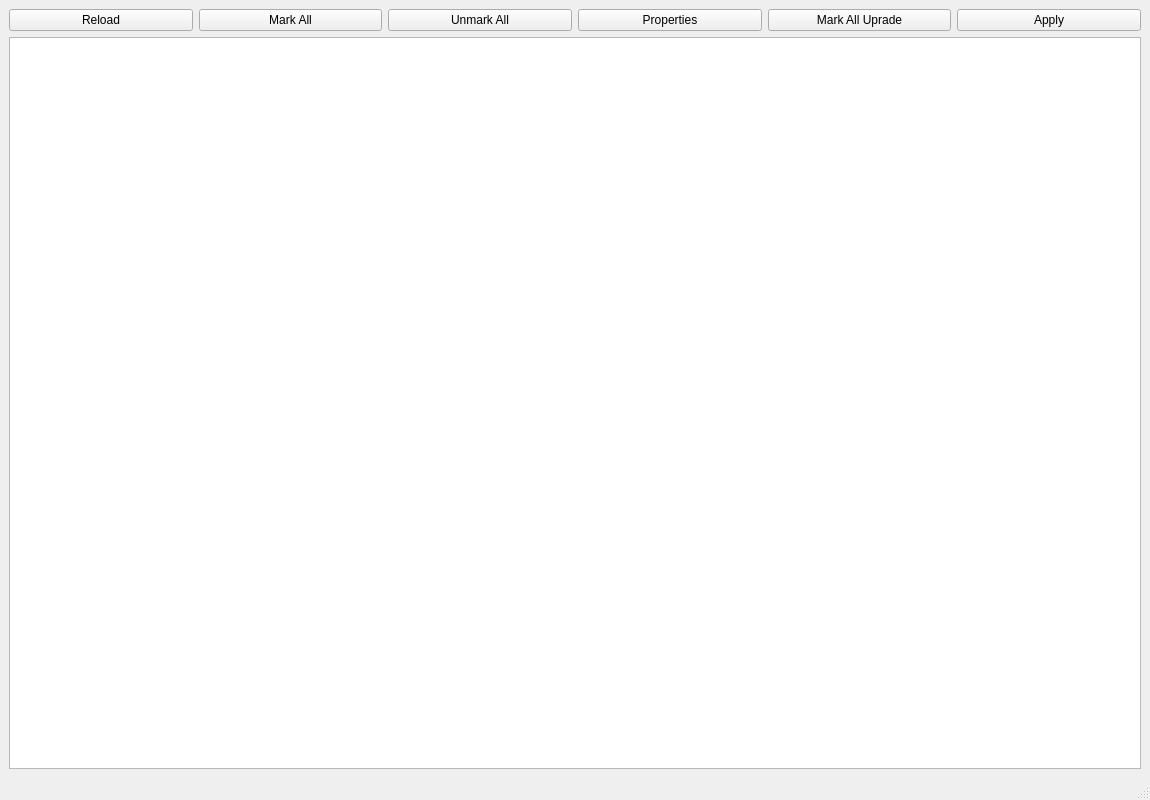
<?xml version="1.0" encoding="UTF-8"?>
<ui version="4.0">
 <class>MainWindow</class>
 <widget class="QMainWindow" name="MainWindow">
  <property name="geometry">
   <rect>
    <x>0</x>
    <y>0</y>
    <width>1150</width>
    <height>800</height>
   </rect>
  </property>
  <property name="windowTitle">
   <string>BrainVISA installer</string>
  </property>
  <property name="windowIcon">
   <iconset>
    <normaloff>../../../../../../../../../../../build/qt4/share/axon-3.2/icons/brainvisa_small.png</normaloff>../../../../../../../../../../../build/qt4/share/axon-3.2/icons/brainvisa_small.png</iconset>
  </property>
  <property name="animated">
   <bool>true</bool>
  </property>
  <widget class="QWidget" name="centralwidget">
   <layout class="QVBoxLayout" name="verticalLayout_2">
    <item>
     <layout class="QVBoxLayout" name="verticalLayout">
      <item>
       <layout class="QHBoxLayout" name="horizontalLayout">
        <item>
         <widget class="QPushButton" name="Reload">
          <property name="text">
           <string>Reload</string>
          </property>
         </widget>
        </item>
        <item>
         <widget class="QPushButton" name="MarkAll">
          <property name="text">
           <string>Mark All</string>
          </property>
         </widget>
        </item>
        <item>
         <widget class="QPushButton" name="unMarkAll">
          <property name="text">
           <string>Unmark All</string>
          </property>
         </widget>
        </item>
        <item>
         <widget class="QPushButton" name="Properties">
          <property name="text">
           <string>Properties</string>
          </property>
         </widget>
        </item>
        <item>
         <widget class="QPushButton" name="Upgrade">
          <property name="text">
           <string>Mark All Uprade</string>
          </property>
         </widget>
        </item>
        <item>
         <widget class="QPushButton" name="Apply">
          <property name="text">
           <string>Apply</string>
          </property>
         </widget>
        </item>
       </layout>
      </item>
      <item>
       <widget class="QTableView" name="TableView">
        <property name="selectionMode">
         <enum>QAbstractItemView::SingleSelection</enum>
        </property>
        <property name="selectionBehavior">
         <enum>QAbstractItemView::SelectRows</enum>
        </property>
       </widget>
      </item>
     </layout>
    </item>
   </layout>
  </widget>
  <widget class="QMenuBar" name="menubar">
   <property name="geometry">
    <rect>
     <x>0</x>
     <y>0</y>
     <width>1150</width>
     <height>25</height>
    </rect>
   </property>
  </widget>
  <widget class="QStatusBar" name="statusbar"/>
 </widget>
 <resources/>
 <connections/>
</ui>
